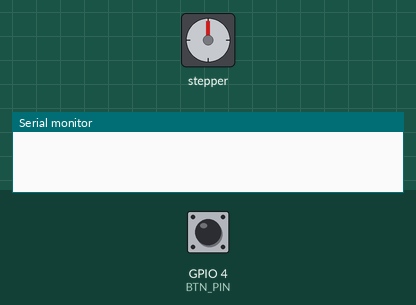
Recording of a sketch running on a simulated ESP32. Parts: stepper motor, the last lines printed to the serial monitor. Wiring (inferred from the names in the program): stepper motor (2048 steps per turn assumed): coils GPIO 13, GPIO 12, GPIO 14, GPIO 27. Inputs (shaded band) come from the test bench; at power-on: GPIO 4 (BTN_PIN) HIGH.

Above: at 1.2 s.
1.3 s: GPIO 4 (BTN_PIN) pulled LOW for 0.15 s
At 2.1 s:
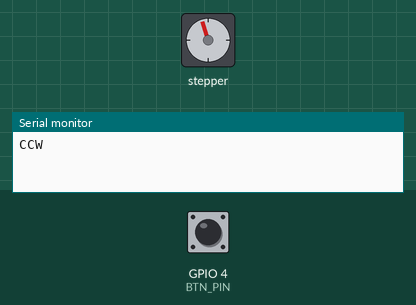
3.1 s: GPIO 4 (BTN_PIN) pulled LOW for 1 s
At 4.3 s:
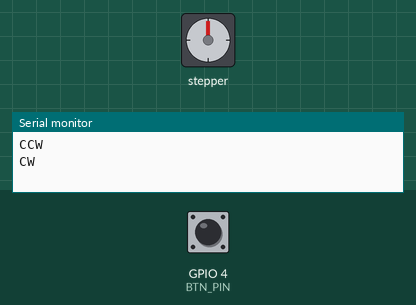
5.6 s: GPIO 4 (BTN_PIN) pulled LOW for 3.2 s
At 6.6 s:
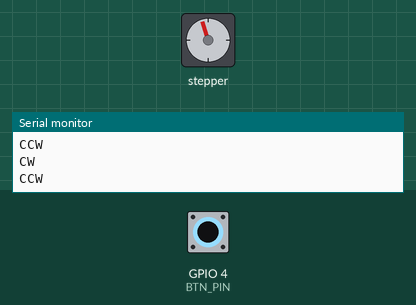
Timing chart, 0 to 8.6 s (numbered marks = the images above; inputs shaded):
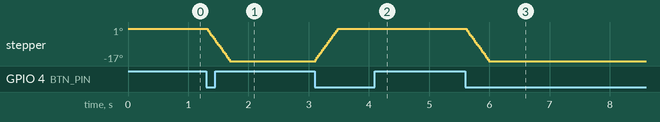

Measured:
- after the input at 1.3 s, stepper: turns 17° counter-clockwise in 0.37 s, starting at once
- after the input at 3.1 s, stepper: turns 17° clockwise in 0.37 s, starting at once
- after the input at 5.6 s, stepper: turns 17° counter-clockwise in 0.37 s, starting at once

The sketch:

stepper_controller.ino
```cpp
// WHY: The 28BYJ-48 is a 5V geared stepper; the ULN2003 just switches its 4
// coils. Energizing the right sequence (8 steps) makes it turn. We step forward
// or backward a fixed count each time the button is pressed — no library needed.

#define IN1 13
#define IN2 12
#define IN3 14
#define IN4 27
#define BTN_PIN 4

// Half-step sequence (8 steps) for one electrical revolution.
const int STEP[8][4] = {
  {1,0,0,0},{1,1,0,0},{0,1,0,0},{0,1,1,0},
  {0,0,1,0},{0,0,1,1},{0,0,0,1},{1,0,0,1}
};

void stepMotor(int idx) {
  digitalWrite(IN1, STEP[idx][0]);
  digitalWrite(IN2, STEP[idx][1]);
  digitalWrite(IN3, STEP[idx][2]);
  digitalWrite(IN4, STEP[idx][3]);
}

void setup() {
  pinMode(IN1, OUTPUT); pinMode(IN2, OUTPUT);
  pinMode(IN3, OUTPUT); pinMode(IN4, OUTPUT);
  pinMode(BTN_PIN, INPUT_PULLUP);
  Serial.begin(115200);
}

void loop() {
  static int step = 0;
  static int lastBtn = HIGH;
  int b = digitalRead(BTN_PIN);
  if (b == LOW && lastBtn == HIGH) {
    // Toggle direction each press; step 200 half-steps ~ one shaft rev.
    static int dir = 1;
    dir = -dir;
    for (int i = 0; i < 200; i++) {
      step = (step + dir + 8) % 8;
      stepMotor(step);
      delay(2);
    }
    // Leave coils off to save power.
    digitalWrite(IN1,0); digitalWrite(IN2,0);
    digitalWrite(IN3,0); digitalWrite(IN4,0);
    Serial.println(dir > 0 ? "CW" : "CCW");
  }
  lastBtn = b;
}
```
